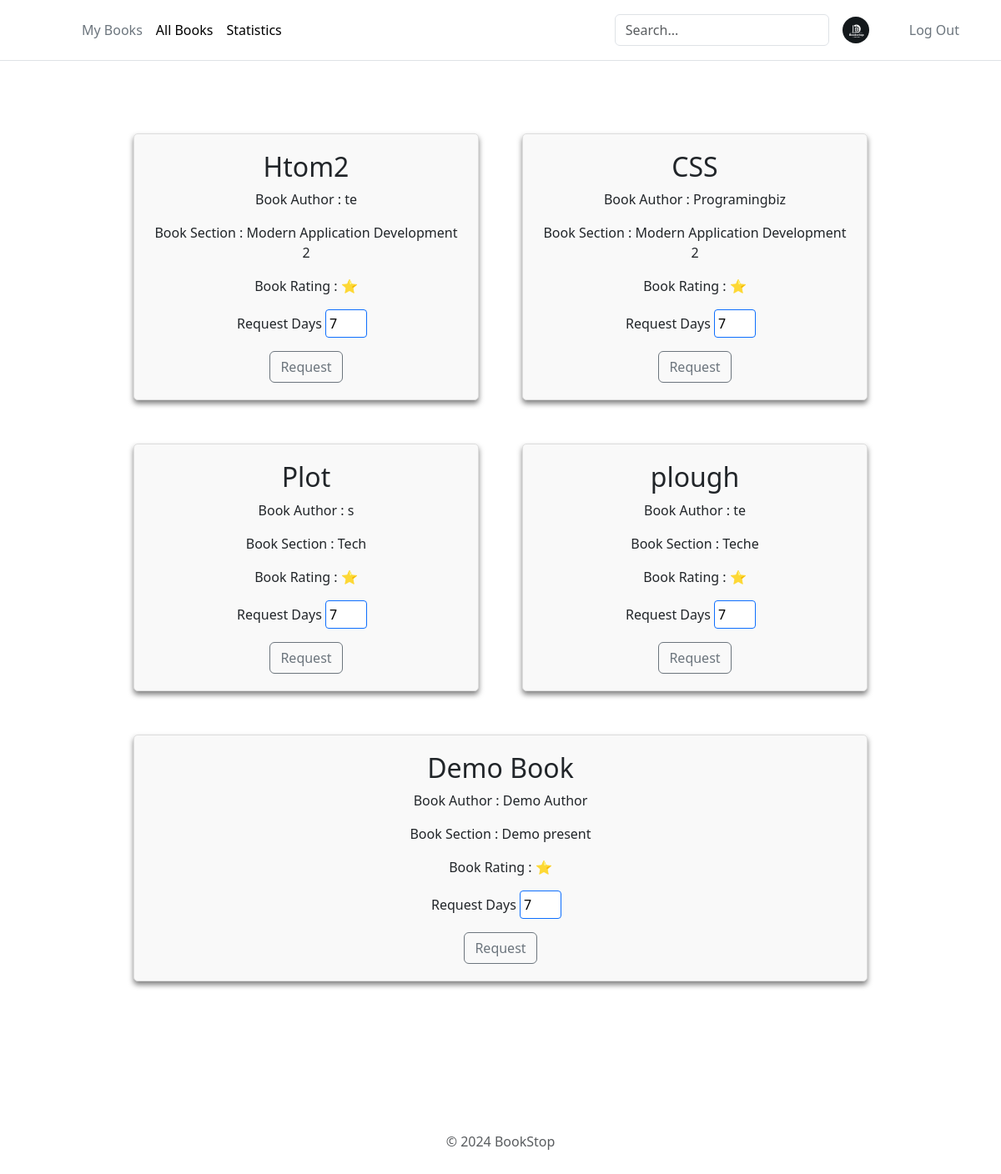
The app's page /allBooks (signed in), older data.
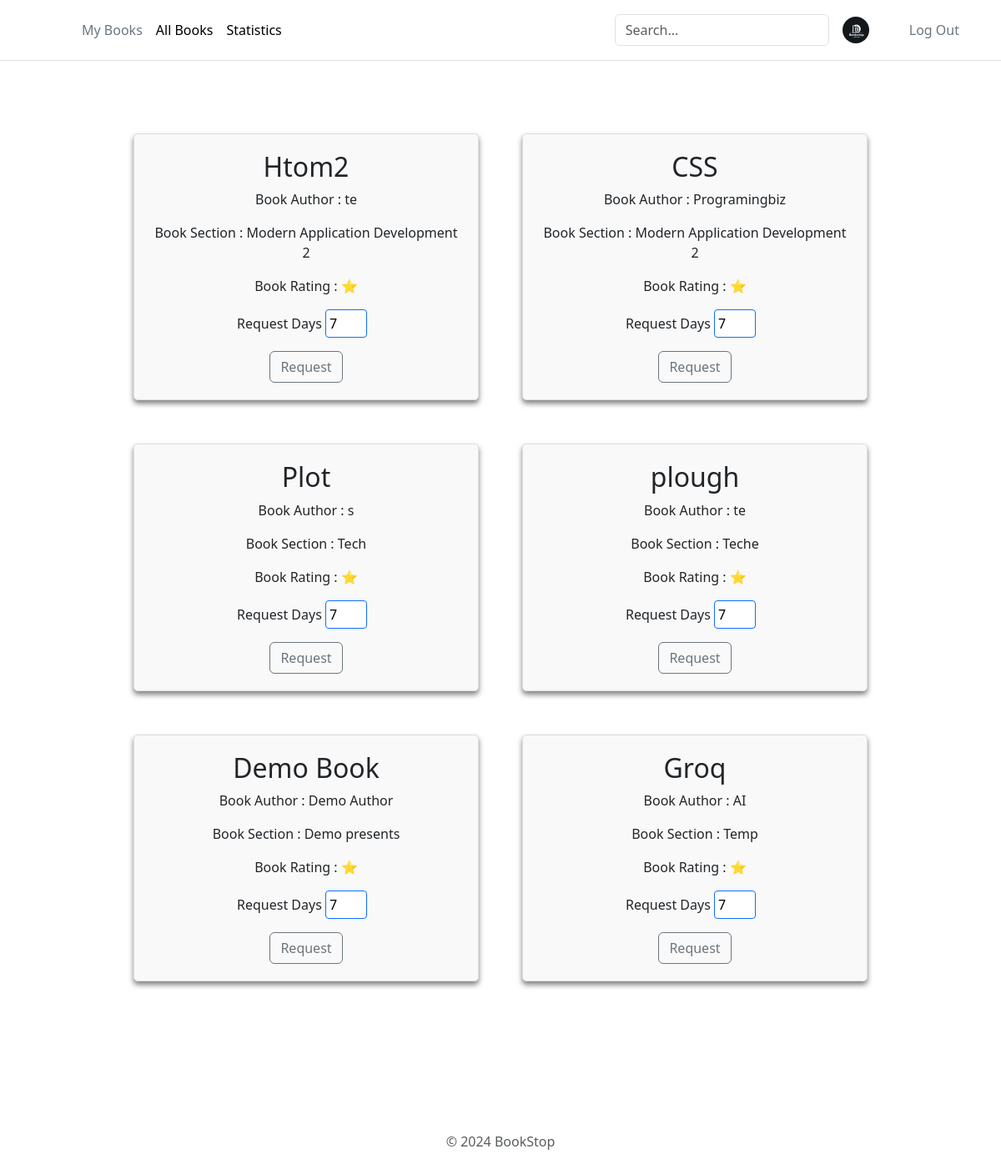
The same page, newer data.
### app.py (models this page shows)
class Books(db.Model):
    __tablename__ = 'books'
    BookId = db.Column(db.Integer, autoincrement=True, primary_key=True)
    SectionId = db.Column(db.Integer, db.ForeignKey('section.SectionId'), nullable=False)
    Title = db.Column(db.String(50), nullable=False)
    Author = db.Column(db.String(50), nullable=False)
    Content = db.Column(db.Text)
    ImageLink = db.Column(db.String(255))

### app.py (the view)
@app.route("/allBooks", methods=["GET","POST"])
def allBooks():
    if 'user_id' not in session:
        return redirect(url_for('userLogin'))
    if request.method == 'POST':
        data = request.form.to_dict()
        requstBook = BookIssue(UserId=session['user_id'], BookId=data['bookid'], SectionId=data['sectionId'], Days=data['days'], IssueStatus = 'requested', IssueDate = datetime.datetime.today().date())
        db.session.add(requstBook)
        db.session.commit()
        bookSec = BookSection.query.all()
        userid = session['user_id']
        return render_template("allBooks.html", books=bookSec, userid = userid)
    else:
        bookSec = BookSection.query.all()
        userid = request.args.get('userid')
        return render_template("allBooks.html", books=bookSec, userid = userid)

### app/templates/allBooks.html (shortened to what this page needs)
<!DOCTYPE html>
<html lang="en">
  <head>
    <link rel="stylesheet" href="/static/add-section.css" />
    <link
      href="https://cdn.jsdelivr.net/npm/bootstrap@5.3.2/dist/css/bootstrap.min.css"
      rel="stylesheet"
    />
  </head>
  <body>
    <div id="app">
      <header-component></header-component>
      <div>
        <div class="main-container">
          {% for book in books %}
          <div class="section-container" id="1">
            <h2>{{book.Books_Title}}</h2>
            <p class="book-author">Book Author : {{book.Books_Author}}</p>
            <div>
              <p class="book-section">Book Section : {{book.Section_Title}}</p>
            </div>
            <div>
              <p class="book-rating">Book Rating : {{book.Books_Rating}} ⭐</p>
            </div>
            <form action="/allBooks" method="post">
              <p>
                Request Days
                <input
                  type="number"
                  name="days"
                  required
                  value="7"
                  style="width: 50px; padding: 4px; margin-right: 10px"
                />
              </p>
              <button
                type="submit"
                id="request{{book.Books_BookId}}"
                class="btn btn-outline-secondary"
              >
                Request
              </button>
            </form>
          </div>
          {% endfor %}
        </div>
        <footer-component></footer-component>
      </div>
    </div>
  </body>
</html>

### app/static/add-section.css (style rules this page uses)
body { background-color: #2d2a2e; margin: 0; }
.main-container { display: flex; flex-wrap: wrap; padding: 130px; align-items: flex-start; gap: 2em; margin: 20px; }
.section-container { background-color: rgba(255, 255, 255, 0.1); backdrop-filter: blur(10px); border-radius: 10px; padding: 20px 20px; box-shadow: 0 4px 6px rgba(0, 0, 0, 0.5); text-align: center; width: 20%; flex-grow: 1; }
header { position: fixed; top: 0; left: 0; width: 100%; background-color: rgba(255, 255, 255, 0.9); z-index: 2; }
input, textarea { width: 100%; padding: 8px; border-radius: 4px; border: solid 1px #0d6efd; color: #000; }
input, textarea { margin-bottom: 20px; }
.main-container { display: flex; flex-wrap: wrap; }
.section-container { position: relative; width: 300px; padding: 20px; margin: 10px; border: 1px solid #ddd; border-radius: 5px; background-color: #f9f9f9; }

Row changes from the older to the newer data that the page shows:
computed for Books "Demo Book": Section_Title "Demo present" → "Demo presents"
added Books: Books_Title "Groq", Books_Author "AI", Section_Title "Temp"
